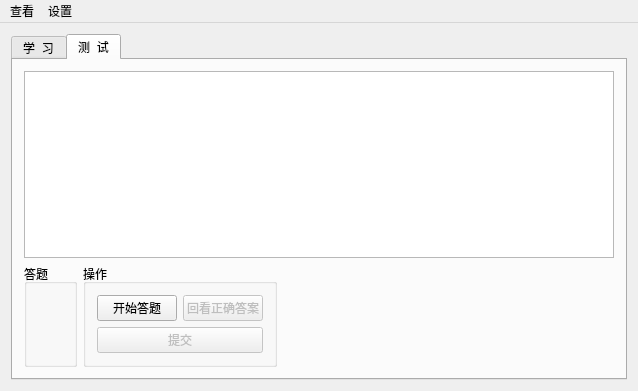
<?xml version="1.0" encoding="UTF-8"?>
<ui version="4.0">
 <class>MainWindow</class>
 <widget class="QMainWindow" name="MainWindow">
  <property name="geometry">
   <rect>
    <x>0</x>
    <y>0</y>
    <width>638</width>
    <height>391</height>
   </rect>
  </property>
  <property name="minimumSize">
   <size>
    <width>541</width>
    <height>340</height>
   </size>
  </property>
  <property name="maximumSize">
   <size>
    <width>638</width>
    <height>177777</height>
   </size>
  </property>
  <property name="windowTitle">
   <string>形状学习器</string>
  </property>
  <widget class="QWidget" name="centralWidget">
   <layout class="QGridLayout" name="gridLayout_2">
    <item row="0" column="0">
     <widget class="QTabWidget" name="tabWidget">
      <property name="enabled">
       <bool>true</bool>
      </property>
      <property name="currentIndex">
       <number>1</number>
      </property>
      <widget class="QWidget" name="tab">
       <attribute name="title">
        <string>学  习</string>
       </attribute>
       <layout class="QVBoxLayout" name="verticalLayout_3">
        <item>
         <widget class="QGraphicsView" name="graphicsViewStu">
          <property name="minimumSize">
           <size>
            <width>492</width>
            <height>166</height>
           </size>
          </property>
          <property name="maximumSize">
           <size>
            <width>16666666</width>
            <height>16777215</height>
           </size>
          </property>
         </widget>
        </item>
        <item>
         <layout class="QHBoxLayout" name="horizontalLayout_3">
          <item>
           <widget class="QGroupBox" name="StugroupBox">
            <property name="title">
             <string>形状</string>
            </property>
           </widget>
          </item>
          <item>
           <spacer name="horizontalSpacer">
            <property name="orientation">
             <enum>Qt::Horizontal</enum>
            </property>
            <property name="sizeHint" stdset="0">
             <size>
              <width>40</width>
              <height>20</height>
             </size>
            </property>
           </spacer>
          </item>
          <item>
           <widget class="QPushButton" name="StuButtonAgain">
            <property name="enabled">
             <bool>false</bool>
            </property>
            <property name="minimumSize">
             <size>
              <width>100</width>
              <height>50</height>
             </size>
            </property>
            <property name="text">
             <string>再来一个</string>
            </property>
           </widget>
          </item>
          <item>
           <spacer name="horizontalSpacer_2">
            <property name="orientation">
             <enum>Qt::Horizontal</enum>
            </property>
            <property name="sizeHint" stdset="0">
             <size>
              <width>40</width>
              <height>20</height>
             </size>
            </property>
           </spacer>
          </item>
         </layout>
        </item>
       </layout>
      </widget>
      <widget class="QWidget" name="tab_2">
       <attribute name="title">
        <string>测  试</string>
       </attribute>
       <layout class="QGridLayout" name="gridLayout">
        <item row="0" column="0" colspan="3">
         <widget class="QGraphicsView" name="graphicsViewTest">
          <property name="enabled">
           <bool>true</bool>
          </property>
          <property name="minimumSize">
           <size>
            <width>492</width>
            <height>166</height>
           </size>
          </property>
          <property name="maximumSize">
           <size>
            <width>16666</width>
            <height>16666</height>
           </size>
          </property>
         </widget>
        </item>
        <item row="1" column="0">
         <widget class="QGroupBox" name="TestBoxAnswer">
          <property name="enabled">
           <bool>true</bool>
          </property>
          <property name="title">
           <string>答题</string>
          </property>
          <widget class="QRadioButton" name="TestRadioNone">
           <property name="geometry">
            <rect>
             <x>80</x>
             <y>20</y>
             <width>47</width>
             <height>16</height>
            </rect>
           </property>
           <property name="text">
            <string>None</string>
           </property>
          </widget>
         </widget>
        </item>
        <item row="1" column="1">
         <widget class="QGroupBox" name="groupBox">
          <property name="title">
           <string>操作</string>
          </property>
          <layout class="QVBoxLayout" name="verticalLayout">
           <item>
            <layout class="QHBoxLayout" name="horizontalLayout">
             <item>
              <widget class="QPushButton" name="TestStart">
               <property name="enabled">
                <bool>true</bool>
               </property>
               <property name="maximumSize">
                <size>
                 <width>199999</width>
                 <height>16777215</height>
                </size>
               </property>
               <property name="text">
                <string>开始答题</string>
               </property>
              </widget>
             </item>
             <item>
              <widget class="QPushButton" name="TestKeys">
               <property name="enabled">
                <bool>false</bool>
               </property>
               <property name="maximumSize">
                <size>
                 <width>1999999</width>
                 <height>16777215</height>
                </size>
               </property>
               <property name="text">
                <string>回看正确答案</string>
               </property>
              </widget>
             </item>
            </layout>
           </item>
           <item>
            <widget class="QPushButton" name="TestSubmit">
             <property name="enabled">
              <bool>false</bool>
             </property>
             <property name="text">
              <string>提交</string>
             </property>
            </widget>
           </item>
          </layout>
         </widget>
        </item>
        <item row="1" column="2">
         <spacer name="horizontalSpacer_3">
          <property name="orientation">
           <enum>Qt::Horizontal</enum>
          </property>
          <property name="sizeHint" stdset="0">
           <size>
            <width>354</width>
            <height>20</height>
           </size>
          </property>
         </spacer>
        </item>
       </layout>
      </widget>
     </widget>
    </item>
   </layout>
  </widget>
  <widget class="QMenuBar" name="menuBar">
   <property name="geometry">
    <rect>
     <x>0</x>
     <y>0</y>
     <width>638</width>
     <height>23</height>
    </rect>
   </property>
   <widget class="QMenu" name="menu">
    <property name="title">
     <string>查看</string>
    </property>
    <addaction name="action"/>
   </widget>
   <widget class="QMenu" name="menu_2">
    <property name="title">
     <string>设置</string>
    </property>
    <addaction name="action_2"/>
   </widget>
   <addaction name="menu"/>
   <addaction name="menu_2"/>
  </widget>
  <action name="action">
   <property name="text">
    <string>查看历史</string>
   </property>
  </action>
  <action name="action_2">
   <property name="text">
    <string>基本设置</string>
   </property>
  </action>
 </widget>
 <layoutdefault spacing="6" margin="11"/>
 <resources/>
 <connections/>
</ui>
